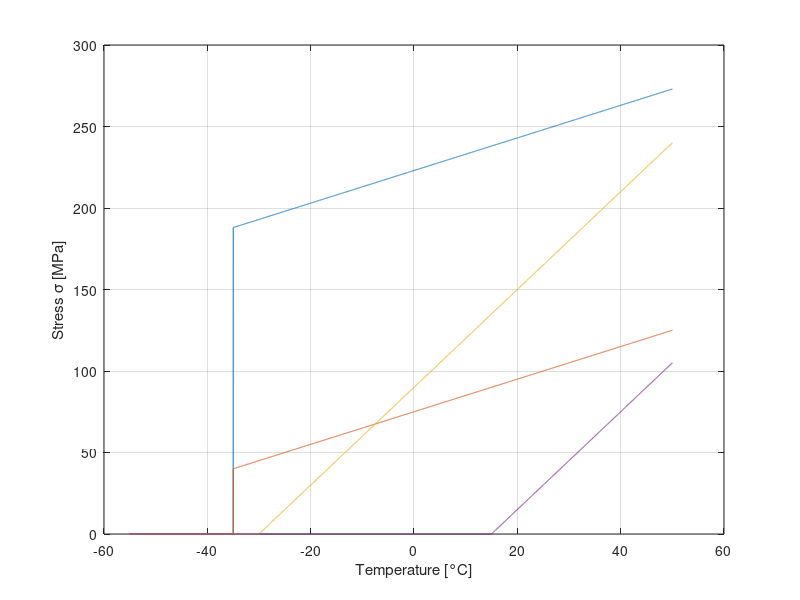
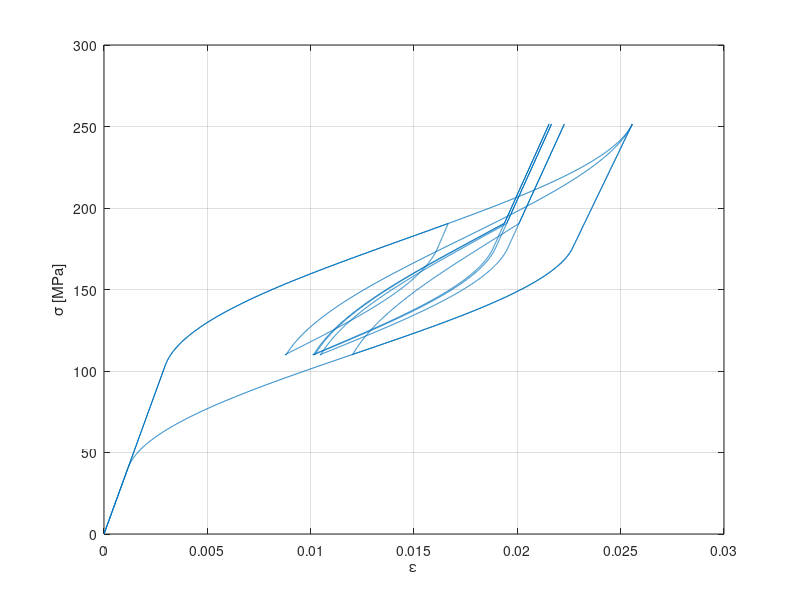

Write the MATLAB code that produced these figures, in order.
clear
clc
close all

% Material properties
E_a = 34.9e3; %[MPa]
E_m = 26.3e3; %[MPa]
Teta = 0.55; %[MPa/°C]
Mf = -55; %[°C]
Ms = -35; %[°C]
As = -30; %[°C]
Af = 15; %[°C]
C_M = 1; %[MPa/°C]
C_A = 3; %[MPa/°C]
sigma_s_cr = 40; %[MPa]
sigma_f_cr = 188; %[MPa]
eps_L = 0.016;
a_M = pi / (Ms - Mf);
a_A = pi / (Af - As);

T = -55:0.01:50;

R1 = C_M * (T - Ms) + sigma_f_cr;
R1 = [R1 > sigma_f_cr] .* R1;
R2 = C_M * (T - Ms) + sigma_s_cr;
R2 = [R2 > sigma_s_cr] .* R2;
R3 = C_A * (T - As);
R3 = [R3 > 0] .* R3;
R4 = C_A * (T - Af);
R4 = [R4 > 0] .* R4;

figure
plot(T,R1,T,R2,T,R3,T,R4)
grid on
xlabel('Temperature [°C]')
ylabel('Stress \sigma [MPa]')

T = 28.5;

sigma = linspace(0, C_M * (T - Ms) + sigma_s_cr, 1000)';
eps = sigma / E_a;
csi = zeros(1000,1);

sigma2 = linspace(sigma(end), C_M * (T - Ms) + sigma_f_cr, 1000)';
csi2 = 1/2 * cos(pi / (sigma_s_cr - sigma_f_cr) * (sigma2 - sigma_f_cr - C_M * (T - Ms))) + 1/2;
E2 = E_a + csi2 * (E_m - E_a);
eps2 = eps_L * csi2 + sigma2 ./ E2;

sigma3 = linspace(sigma2(end), C_A * (T - As), 1000)';
eps3 = eps_L + sigma3 / E2(end);
csi3 = ones(1000,1);

sigma4 = linspace(sigma3(end), C_A * (T - Af), 1000)';
csi4 = 1/2 * (cos(a_A * (T - As - sigma4 / C_A)) + 1);
E4 = E_a + csi4 * (E_m - E_a);
eps4 = eps_L * csi4 + sigma4 ./E4;

sigma5 = linspace(sigma4(end), 0, 1000)';
eps5 = sigma5 / E_a;
csi5 = zeros(1000,1);

sigma6 = linspace(sigma(end), 190.5, 1000)';
csi6 = 1/2 * cos(pi / (sigma_s_cr - sigma_f_cr) * (sigma6 - sigma_f_cr - C_M * (T - Ms))) + 1/2;
E6 = E_a + csi6 * (E_m - E_a);
eps6 = eps_L * csi6 + sigma6 ./ E6;

sigma7 = linspace(sigma6(end), C_A * (T - As), 1000)';
eps7 = eps_L * csi6(end) + sigma7 / E6(end);
csi7 = ones(1000,1) * csi6(end);

sigma8 = linspace(sigma7(end), 110, 1000)';
csi8 = csi7(end)/2 * (cos(a_A * (T - As - sigma8 / C_A)) + 1);
E8 = E_a + csi8 * (E_m - E_a);
eps8 = eps_L * csi8 + sigma8 ./E8;

% At 110 MPa the point is already inside the martensite transformation zone (110 > C_M (T - Ms) + sigma_s_cr).

sigma9 = linspace(sigma8(end), C_M * (T - Ms) + sigma_f_cr, 1000)';
csi9 = (1 - csi8(end)) / 2 * cos(pi / (sigma_s_cr - sigma_f_cr) * (sigma9 - sigma_f_cr - C_M * (T - Ms))) + (1 + csi8(end)) / 2;
E9 = E_a + csi9 * (E_m - E_a);
eps9 = eps_L * csi9 + sigma9 ./ E9;

sigma10 = linspace(sigma9(end), C_A * (T - As), 1000)';
eps10 = eps_L * csi9(end) + sigma10 / E9(end);
csi10 = ones(1000,1) * csi9(end);

sigma11 = linspace(sigma10(end), 110, 1000)';
csi11 = csi10(end)/2 * (cos(a_A * (T - As - sigma11 / C_A)) + 1);
E11 = E_a + csi11 * (E_m - E_a);
eps11 = eps_L * csi11 + sigma11 ./E11;

sigma12 = linspace(sigma11(end), sigma6(end), 1000)';
csi12 = (1 - csi11(end)) / 2 * cos(pi / (sigma_s_cr - sigma_f_cr) * (sigma12 - sigma_f_cr - C_M * (T - Ms))) + (1 + csi11(end)) / 2;
E12 = E_a + csi12 * (E_m - E_a);
eps12 = eps_L * csi12 + sigma12 ./ E12;

sigma13 = linspace(sigma9(end), C_A * (T - As), 1000)';
eps13 = eps_L * csi12(end) + sigma13 / E12(end);
csi13 = ones(1000,1) * csi12(end);

sigma14 = linspace(sigma13(end), 110, 1000)';
csi14 = csi13(end)/2 * (cos(a_A * (T - As - sigma14 / C_A)) + 1);
E14 = E_a + csi14 * (E_m - E_a);
eps14 = eps_L * csi14 + sigma14 ./E14;

sigma15 = linspace(sigma14(end), sigma6(end), 1000)';
csi15 = (1 - csi14(end)) / 2 * cos(pi / (sigma_s_cr - sigma_f_cr) * (sigma15 - sigma_f_cr - C_M * (T - Ms))) + (1 + csi14(end)) / 2;
E15 = E_a + csi15 * (E_m - E_a);
eps15 = eps_L * csi15 + sigma15 ./ E15;

sigma16 = linspace(sigma9(end), C_A * (T - As), 1000)';
eps16 = eps_L * csi15(end) + sigma16 / E15(end);
csi16 = ones(1000,1) * csi15(end);

sigma17 = linspace(sigma16(end), 110, 1000)';
csi17 = csi16(end)/2 * (cos(a_A * (T - As - sigma17 / C_A)) + 1);
E17 = E_a + csi17 * (E_m - E_a);
eps17 = eps_L * csi17 + sigma17 ./E17;

sigma18 = linspace(sigma17(end), sigma6(end), 1000)';
csi18 = (1 - csi17(end)) / 2 * cos(pi / (sigma_s_cr - sigma_f_cr) * (sigma18 - sigma_f_cr - C_M * (T - Ms))) + (1 + csi17(end)) / 2;
E18 = E_a + csi18 * (E_m - E_a);
eps18 = eps_L * csi18 + sigma18 ./ E18;

sigma19 = linspace(sigma9(end), C_A * (T - As), 1000)';
eps19 = eps_L * csi18(end) + sigma19 / E18(end);
csi19 = ones(1000,1) * csi18(end);

sigma20 = linspace(sigma19(end), 110, 1000)';
csi20 = csi19(end)/2 * (cos(a_A * (T - As - sigma20 / C_A)) + 1);
E20 = E_a + csi20 * (E_m - E_a);
eps20 = eps_L * csi20 + sigma20 ./E20;

sigma21 = linspace(sigma20(end), sigma6(end), 1000)';
csi21 = (1 - csi20(end)) / 2 * cos(pi / (sigma_s_cr - sigma_f_cr) * (sigma21 - sigma_f_cr - C_M * (T - Ms))) + (1 + csi20(end)) / 2;
E21 = E_a + csi21 * (E_m - E_a);
eps21 = eps_L * csi21 + sigma21 ./ E21;

sigma = [sigma; sigma2; sigma3; sigma4; sigma5; sigma6; sigma7; sigma8; sigma9; sigma10; sigma11; sigma12;sigma13;sigma14;sigma15;sigma16;sigma17;sigma18;sigma19;sigma20;sigma21];
eps = [eps; eps2; eps3; eps4; eps5; eps6; eps7; eps8; eps9; eps10; eps11; eps12;eps13;eps14;eps15;eps16;eps17;eps18;eps19;eps20;eps21];
 
figure
plot(eps, sigma)
grid on
xlabel('\epsilon')
ylabel('\sigma [MPa]')
